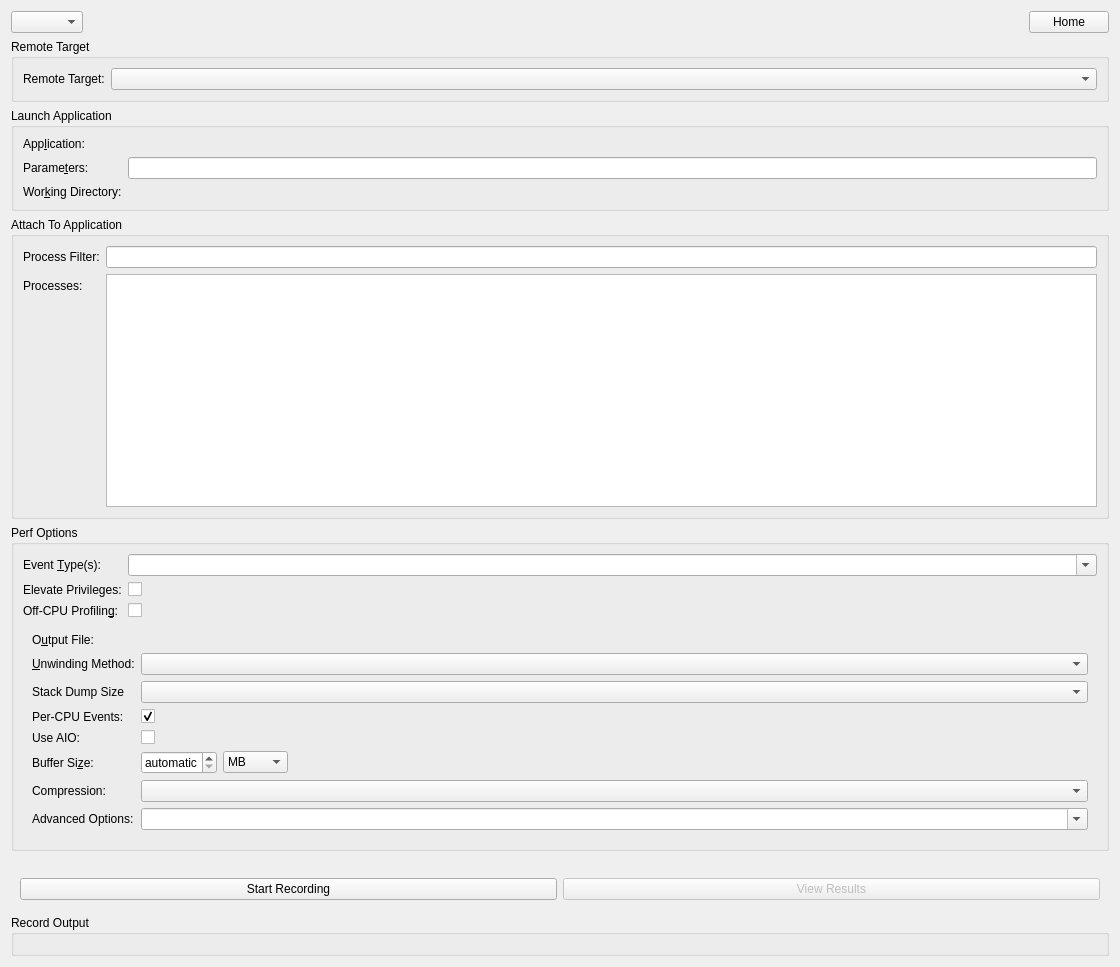
<?xml version="1.0" encoding="UTF-8"?>
<ui version="4.0">
 <class>RecordPage</class>
 <widget class="QWidget" name="RecordPage">
  <property name="geometry">
   <rect>
    <x>0</x>
    <y>0</y>
    <width>1120</width>
    <height>967</height>
   </rect>
  </property>
  <layout class="QVBoxLayout" name="verticalLayout_14">
   <item>
    <layout class="QHBoxLayout" name="recordTypeLayout">
     <item>
      <widget class="QComboBox" name="recordTypeComboBox">
       <property name="toolTip">
        <string>Select recording type</string>
       </property>
      </widget>
     </item>
     <item>
      <spacer name="recordTypeLayoutHorizontalSpacer">
       <property name="orientation">
        <enum>Qt::Horizontal</enum>
       </property>
       <property name="sizeHint" stdset="0">
        <size>
         <width>40</width>
         <height>20</height>
        </size>
       </property>
      </spacer>
     </item>
     <item>
      <widget class="QPushButton" name="homeButton">
       <property name="toolTip">
        <string>Go to start screen</string>
       </property>
       <property name="text">
        <string>Home</string>
       </property>
       <property name="icon">
        <iconset theme="go-home">
         <normaloff>.</normaloff>.</iconset>
       </property>
      </widget>
     </item>
    </layout>
   </item>
   <item>
    <widget class="QGroupBox" name="remoteTargetGroup">
     <property name="title">
      <string>Remote Target</string>
     </property>
     <layout class="QFormLayout" name="formLayout_5">
      <item row="0" column="0">
       <widget class="QLabel" name="remoteTargetLabel">
        <property name="text">
         <string>Remote Target:</string>
        </property>
       </widget>
      </item>
      <item row="0" column="1">
       <widget class="QComboBox" name="remoteTargetComboBox"/>
      </item>
     </layout>
    </widget>
   </item>
   <item>
    <widget class="QGroupBox" name="launchAppBox">
     <property name="title">
      <string>Launch Application</string>
     </property>
     <layout class="QFormLayout" name="formLayout_1">
      <property name="fieldGrowthPolicy">
       <enum>QFormLayout::AllNonFixedFieldsGrow</enum>
      </property>
      <item row="0" column="0">
       <widget class="QLabel" name="applicationLabel">
        <property name="toolTip">
         <string>Path to the application to be recorded</string>
        </property>
        <property name="text">
         <string>App&amp;lication:</string>
        </property>
        <property name="buddy">
         <cstring>applicationName</cstring>
        </property>
       </widget>
      </item>
      <item row="0" column="1">
       <widget class="KUrlComboRequester" name="applicationName" native="true">
        <property name="toolTip">
         <string>Path to the application to be recorded</string>
        </property>
        <property name="text" stdset="0">
         <string/>
        </property>
       </widget>
      </item>
      <item row="1" column="0">
       <widget class="QLabel" name="applicationParamsLabel">
        <property name="toolTip">
         <string>Optional parameters to pass to the application being recorded</string>
        </property>
        <property name="text">
         <string>Parame&amp;ters:</string>
        </property>
        <property name="buddy">
         <cstring>applicationParametersBox</cstring>
        </property>
       </widget>
      </item>
      <item row="1" column="1">
       <widget class="QLineEdit" name="applicationParametersBox">
        <property name="contextMenuPolicy">
         <enum>Qt::NoContextMenu</enum>
        </property>
        <property name="toolTip">
         <string>Optional parameters to pass to the application being recorded</string>
        </property>
       </widget>
      </item>
      <item row="3" column="0">
       <widget class="QLabel" name="workingDirectoryLabel">
        <property name="toolTip">
         <string>Directory to store the perf data file while recording</string>
        </property>
        <property name="text">
         <string>Wor&amp;king Directory:</string>
        </property>
        <property name="buddy">
         <cstring>workingDirectory</cstring>
        </property>
       </widget>
      </item>
      <item row="3" column="1">
       <widget class="KUrlRequester" name="workingDirectory" native="true">
        <property name="toolTip">
         <string>Directory to store the perf data file while recording</string>
        </property>
       </widget>
      </item>
     </layout>
    </widget>
   </item>
   <item>
    <widget class="QGroupBox" name="attachAppBox">
     <property name="title">
      <string>Attach To Application</string>
     </property>
     <layout class="QFormLayout" name="formLayout_2">
      <property name="fieldGrowthPolicy">
       <enum>QFormLayout::AllNonFixedFieldsGrow</enum>
      </property>
      <item row="0" column="0">
       <widget class="QLabel" name="processesFilterLabel">
        <property name="toolTip">
         <string>Filter the process list by process name or process ID</string>
        </property>
        <property name="text">
         <string>Process Filter:</string>
        </property>
        <property name="buddy">
         <cstring>processesFilterBox</cstring>
        </property>
       </widget>
      </item>
      <item row="0" column="1">
       <widget class="QLineEdit" name="processesFilterBox">
        <property name="toolTip">
         <string>Filter the process list by process name or process ID</string>
        </property>
       </widget>
      </item>
      <item row="1" column="0">
       <widget class="QLabel" name="processesLabel">
        <property name="toolTip">
         <string>List of processes. Select at least one to attach to.</string>
        </property>
        <property name="text">
         <string>Processes:</string>
        </property>
        <property name="buddy">
         <cstring>processesTableView</cstring>
        </property>
       </widget>
      </item>
      <item row="1" column="1">
       <widget class="QTreeView" name="processesTableView">
        <property name="toolTip">
         <string>List of processes. Select at least one to attach to.</string>
        </property>
        <property name="alternatingRowColors">
         <bool>true</bool>
        </property>
        <property name="rootIsDecorated">
         <bool>false</bool>
        </property>
        <property name="uniformRowHeights">
         <bool>true</bool>
        </property>
       </widget>
      </item>
     </layout>
    </widget>
   </item>
   <item>
    <widget class="QGroupBox" name="perfOptionsBox">
     <property name="title">
      <string>Perf Options</string>
     </property>
     <layout class="QFormLayout" name="formLayout">
      <property name="fieldGrowthPolicy">
       <enum>QFormLayout::AllNonFixedFieldsGrow</enum>
      </property>
      <item row="0" column="0">
       <widget class="QLabel" name="eventTypeLabel">
        <property name="toolTip">
         <string>Optional perf event type flags to use while recording perf data</string>
        </property>
        <property name="text">
         <string>Event &amp;Type(s):</string>
        </property>
        <property name="buddy">
         <cstring>eventTypeBox</cstring>
        </property>
       </widget>
      </item>
      <item row="0" column="1">
       <widget class="QComboBox" name="eventTypeBox">
        <property name="toolTip">
         <string>Optional perf event type flags to use while recording perf data</string>
        </property>
        <property name="editable">
         <bool>true</bool>
        </property>
       </widget>
      </item>
      <item row="1" column="0">
       <widget class="QLabel" name="elevatePrivilegesLabel">
        <property name="toolTip">
         <string>When enabled, hotspot will temporarily elevate the perf privileges via pkexec, kdesudo or kdesu. This allows you to access advanced perf features such as kernel tracepoints required for Off-CPU profiling.</string>
        </property>
        <property name="text">
         <string>Elevate Privileges:</string>
        </property>
        <property name="buddy">
         <cstring>elevatePrivilegesCheckBox</cstring>
        </property>
       </widget>
      </item>
      <item row="1" column="1">
       <widget class="QCheckBox" name="elevatePrivilegesCheckBox">
        <property name="toolTip">
         <string>When enabled, hotspot will temporarily elevate the perf privileges via pkexec, kdesudo or kdesu. This allows you to access advanced perf features such as kernel tracepoints required for Off-CPU profiling.</string>
        </property>
       </widget>
      </item>
      <item row="2" column="0">
       <widget class="QLabel" name="offCpuLabel">
        <property name="toolTip">
         <string>Record scheduler switch events. This enables off-CPU profiling to measure sleep times etc. This requires elevated privileges.</string>
        </property>
        <property name="text">
         <string>Off-CPU Profilin&amp;g:</string>
        </property>
        <property name="buddy">
         <cstring>offCpuCheckBox</cstring>
        </property>
       </widget>
      </item>
      <item row="2" column="1">
       <widget class="QCheckBox" name="offCpuCheckBox">
        <property name="toolTip">
         <string>Record scheduler switch events. This enables off-CPU profiling to measure sleep times etc. This requires elevated privileges.</string>
        </property>
        <property name="text">
         <string/>
        </property>
       </widget>
      </item>
      <item row="3" column="0" colspan="2">
       <widget class="KCollapsibleGroupBox" name="perfOptionsBox2" native="true">
        <property name="title" stdset="0">
         <string>Advanced</string>
        </property>
        <layout class="QFormLayout" name="formLayout_3">
         <property name="fieldGrowthPolicy">
          <enum>QFormLayout::AllNonFixedFieldsGrow</enum>
         </property>
         <item row="0" column="0">
          <widget class="QLabel" name="outputFileLabel">
           <property name="toolTip">
            <string>Path to the file location, where perf will write its output to</string>
           </property>
           <property name="text">
            <string>O&amp;utput File:</string>
           </property>
           <property name="buddy">
            <cstring>outputFile</cstring>
           </property>
          </widget>
         </item>
         <item row="0" column="1">
          <widget class="KUrlRequester" name="outputFile" native="true">
           <property name="toolTip">
            <string>Path to the file location, where perf will write its output to</string>
           </property>
          </widget>
         </item>
         <item row="3" column="0">
          <widget class="QLabel" name="unwindingMethodLabel">
           <property name="toolTip">
            <string>Preferred unwinding method to use while recording perf data</string>
           </property>
           <property name="text">
            <string>&amp;Unwinding Method:</string>
           </property>
           <property name="buddy">
            <cstring>callGraphComboBox</cstring>
           </property>
          </widget>
         </item>
         <item row="3" column="1">
          <widget class="QComboBox" name="callGraphComboBox">
           <property name="toolTip">
            <string>Preferred unwinding method to use while recording perf data</string>
           </property>
          </widget>
         </item>
         <item row="7" column="0">
          <widget class="QLabel" name="sampleCpuLabel">
           <property name="toolTip">
            <string>Record the CPU where an event occurred. This enables the per-CPU event timeline. When this setting is disabled, all events will appear to be associated with CPU #0.</string>
           </property>
           <property name="text">
            <string>Per-CPU Events:</string>
           </property>
           <property name="buddy">
            <cstring>sampleCpuCheckBox</cstring>
           </property>
          </widget>
         </item>
         <item row="7" column="1">
          <widget class="QCheckBox" name="sampleCpuCheckBox">
           <property name="toolTip">
            <string>Record the CPU where an event occurred. This enables the per-CPU event timeline. When this setting is disabled, all events will appear to be associated with CPU #0.</string>
           </property>
           <property name="text">
            <string/>
           </property>
           <property name="checked">
            <bool>true</bool>
           </property>
          </widget>
         </item>
         <item row="8" column="0">
          <widget class="QLabel" name="useAioLabel">
           <property name="toolTip">
            <string>&lt;qt&gt;Use asynchronous (Posix AIO) trace writing mode. Asynchronous mode is supported only when linking Perf tool with libc library providing implementation for Posix AIO API.&lt;/qt&gt;</string>
           </property>
           <property name="text">
            <string>Use AIO:</string>
           </property>
           <property name="buddy">
            <cstring>useAioCheckBox</cstring>
           </property>
          </widget>
         </item>
         <item row="8" column="1">
          <widget class="QCheckBox" name="useAioCheckBox">
           <property name="toolTip">
            <string>&lt;qt&gt;Use asynchronous (Posix AIO) trace writing mode. Asynchronous mode is supported only when linking Perf tool with libc library providing implementation for Posix AIO API.&lt;/qt&gt;</string>
           </property>
           <property name="text">
            <string/>
           </property>
          </widget>
         </item>
         <item row="9" column="0">
          <widget class="QLabel" name="bufferSizeLabel">
           <property name="toolTip">
            <string>Set the event buffer size. Increase this value when events are lost during recording. When a byte units is selected, the size is rounded up to have nearest pages power of two value. The number of data pages gets rounded up to the nearest power of two.</string>
           </property>
           <property name="text">
            <string>Buffer Si&amp;ze:</string>
           </property>
           <property name="buddy">
            <cstring>mmapPagesSpinBox</cstring>
           </property>
          </widget>
         </item>
         <item row="9" column="1">
          <widget class="QWidget" name="mmapPagesContainer" native="true">
           <layout class="QHBoxLayout" name="horizontalLayout_2">
            <property name="leftMargin">
             <number>0</number>
            </property>
            <property name="topMargin">
             <number>0</number>
            </property>
            <property name="rightMargin">
             <number>0</number>
            </property>
            <property name="bottomMargin">
             <number>0</number>
            </property>
            <item>
             <widget class="QSpinBox" name="mmapPagesSpinBox">
              <property name="toolTip">
               <string>Set the event buffer size. Increase this value when events are lost during recording. When a byte units is selected, the size is rounded up to have nearest pages power of two value. The number of data pages gets rounded up to the nearest power of two.</string>
              </property>
              <property name="specialValueText">
               <string>automatic</string>
              </property>
              <property name="maximum">
               <number>999</number>
              </property>
             </widget>
            </item>
            <item>
             <widget class="QComboBox" name="mmapPagesUnitComboBox">
              <property name="toolTip">
               <string>Select the unit of buffer size. When a byte units is selected, the size is rounded up to have nearest pages power of two value. The number of data pages gets rounded up to the nearest power of two.</string>
              </property>
              <property name="currentIndex">
               <number>2</number>
              </property>
              <item>
               <property name="text">
                <string>B</string>
               </property>
              </item>
              <item>
               <property name="text">
                <string>KB</string>
               </property>
              </item>
              <item>
               <property name="text">
                <string>MB</string>
               </property>
              </item>
              <item>
               <property name="text">
                <string>GB</string>
               </property>
              </item>
              <item>
               <property name="text">
                <string>Pages</string>
               </property>
              </item>
             </widget>
            </item>
            <item>
             <spacer name="horizontalSpacer">
              <property name="orientation">
               <enum>Qt::Horizontal</enum>
              </property>
              <property name="sizeHint" stdset="0">
               <size>
                <width>40</width>
                <height>20</height>
               </size>
              </property>
             </spacer>
            </item>
           </layout>
          </widget>
         </item>
         <item row="10" column="0">
          <widget class="QLabel" name="compressionLabel">
           <property name="toolTip">
            <string>&lt;qt&gt;Compression using zstd will drastically reduce the size of &lt;tt&gt;perf.data&lt;/tt&gt; files. It is recommended to keep this option enabled. The default uses a fast compression level which already yields very significant space savings. If desired, you can select a slower compression level to save more disk space.&lt;/qt&gt;</string>
           </property>
           <property name="text">
            <string>Compression:</string>
           </property>
           <property name="buddy">
            <cstring>compressionComboBox</cstring>
           </property>
          </widget>
         </item>
         <item row="10" column="1">
          <widget class="QComboBox" name="compressionComboBox">
           <property name="toolTip">
            <string>&lt;qt&gt;Compression using zstd will drastically reduce the size of &lt;tt&gt;perf.data&lt;/tt&gt; files. It is recommended to keep this option enabled. The default uses a fast compression level which already yields very significant space savings. If desired, you can select a slower compression level to save more disk space.&lt;/qt&gt;</string>
           </property>
          </widget>
         </item>
         <item row="11" column="0">
          <widget class="QLabel" name="perfParamsLabel">
           <property name="toolTip">
            <string>&lt;html&gt;&lt;head/&gt;&lt;body&gt;&lt;p&gt;Free-form entry field for custom perf parameters. Use this field to set advanced options (cf. &lt;tt&gt;man perf record&lt;/tt&gt;).&lt;/p&gt;&lt;/body&gt;&lt;/html&gt;</string>
           </property>
           <property name="text">
            <string>Advanced Options:</string>
           </property>
           <property name="buddy">
            <cstring>perfParams</cstring>
           </property>
          </widget>
         </item>
         <item row="11" column="1">
          <widget class="QComboBox" name="perfParams">
           <property name="toolTip">
            <string>&lt;html&gt;&lt;head/&gt;&lt;body&gt;&lt;p&gt;Free-form entry field for custom perf parameters. Use this field to set advanced options (cf. &lt;tt&gt;man perf record&lt;/tt&gt;).&lt;/p&gt;&lt;/body&gt;&lt;/html&gt;</string>
           </property>
           <property name="editable">
            <bool>true</bool>
           </property>
          </widget>
         </item>
         <item row="6" column="1">
          <widget class="QComboBox" name="stackDumpComboBox"/>
         </item>
         <item row="6" column="0">
          <widget class="QLabel" name="stackSizeLabel">
           <property name="enabled">
            <bool>true</bool>
           </property>
           <property name="text">
            <string>Stack Dump Size</string>
           </property>
          </widget>
         </item>
        </layout>
       </widget>
      </item>
     </layout>
    </widget>
   </item>
   <item>
    <widget class="KMessageWidget" name="applicationRecordErrorMessage">
     <property name="wordWrap" stdset="0">
      <bool>true</bool>
     </property>
     <property name="closeButtonVisible" stdset="0">
      <bool>false</bool>
     </property>
    </widget>
   </item>
   <item>
    <widget class="KMessageWidget" name="applicationRecordWarningMessage">
     <property name="wordWrap" stdset="0">
      <bool>true</bool>
     </property>
     <property name="closeButtonVisible" stdset="0">
      <bool>false</bool>
     </property>
    </widget>
   </item>
   <item>
    <widget class="QWidget" name="widget" native="true">
     <layout class="QHBoxLayout" name="horizontalLayout">
      <item>
       <widget class="QPushButton" name="startRecordingButton">
        <property name="toolTip">
         <string>Start recording perf data</string>
        </property>
        <property name="text">
         <string>Start Recording</string>
        </property>
        <property name="icon">
         <iconset theme="media-playback-start">
          <normaloff>.</normaloff>.</iconset>
        </property>
        <property name="checkable">
         <bool>true</bool>
        </property>
        <property name="autoDefault">
         <bool>true</bool>
        </property>
       </widget>
      </item>
      <item>
       <widget class="QPushButton" name="viewPerfRecordResultsButton">
        <property name="enabled">
         <bool>false</bool>
        </property>
        <property name="toolTip">
         <string>View the perf record results</string>
        </property>
        <property name="text">
         <string>View Results</string>
        </property>
        <property name="icon">
         <iconset theme="view-list-symbolic">
          <normaloff>.</normaloff>.</iconset>
        </property>
        <property name="autoDefault">
         <bool>true</bool>
        </property>
       </widget>
      </item>
     </layout>
    </widget>
   </item>
   <item>
    <widget class="QGroupBox" name="recordOutputBox">
     <property name="title">
      <string>Record Output</string>
     </property>
     <layout class="QVBoxLayout" name="recordOutputBoxLayout"/>
    </widget>
   </item>
  </layout>
 </widget>
 <customwidgets>
  <customwidget>
   <class>KUrlRequester</class>
   <extends>QWidget</extends>
   <header>kurlrequester.h</header>
  </customwidget>
  <customwidget>
   <class>KCollapsibleGroupBox</class>
   <extends>QWidget</extends>
   <header>kcollapsiblegroupbox.h</header>
   <container>1</container>
  </customwidget>
  <customwidget>
   <class>KMessageWidget</class>
   <extends>QFrame</extends>
   <header>kmessagewidget.h</header>
   <container>1</container>
  </customwidget>
  <customwidget>
   <class>KUrlComboRequester</class>
   <extends>KUrlRequester</extends>
   <header>kurlrequester.h</header>
  </customwidget>
 </customwidgets>
 <resources/>
 <connections/>
</ui>
